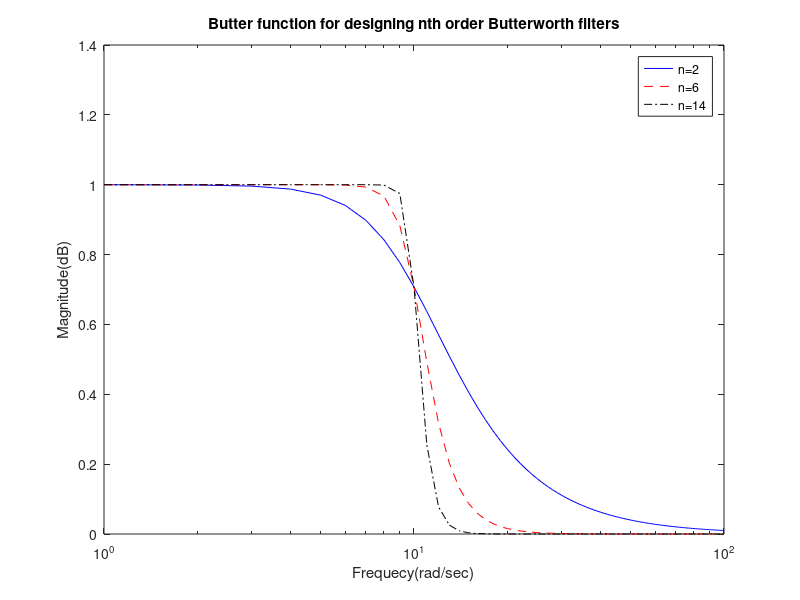

The MATLAB source for this figure:
clear all;
close all;
clc;
w = 0:1:100;
[num,den] = butter(2,10,'low','s');
tf = freqs(num,den,w);
mag = abs(tf);
figure;
semilogx(w,mag,'b-'); % b stands for blue and - stand for solid line (use help plot)
hold on; % in the same figure the next figure will be overlap
title('Butter function for designing nth order Butterworth filters')
xlabel('Frequecy(rad/sec)');
ylabel('Magnitude(dB)');

[num1,den1] = butter(6,10,'low','s');
tf = freqs(num1,den1,w);
mag = abs(tf);
semilogx(w,mag,'r--');

[num2,den2] = butter(14,10,'low','s');
tf = freqs(num2,den2,w);
mag = abs(tf);
semilogx(w,mag,'k-.');

legend('n=2','n=6','n=14'); %serially the notation will be provided in the table